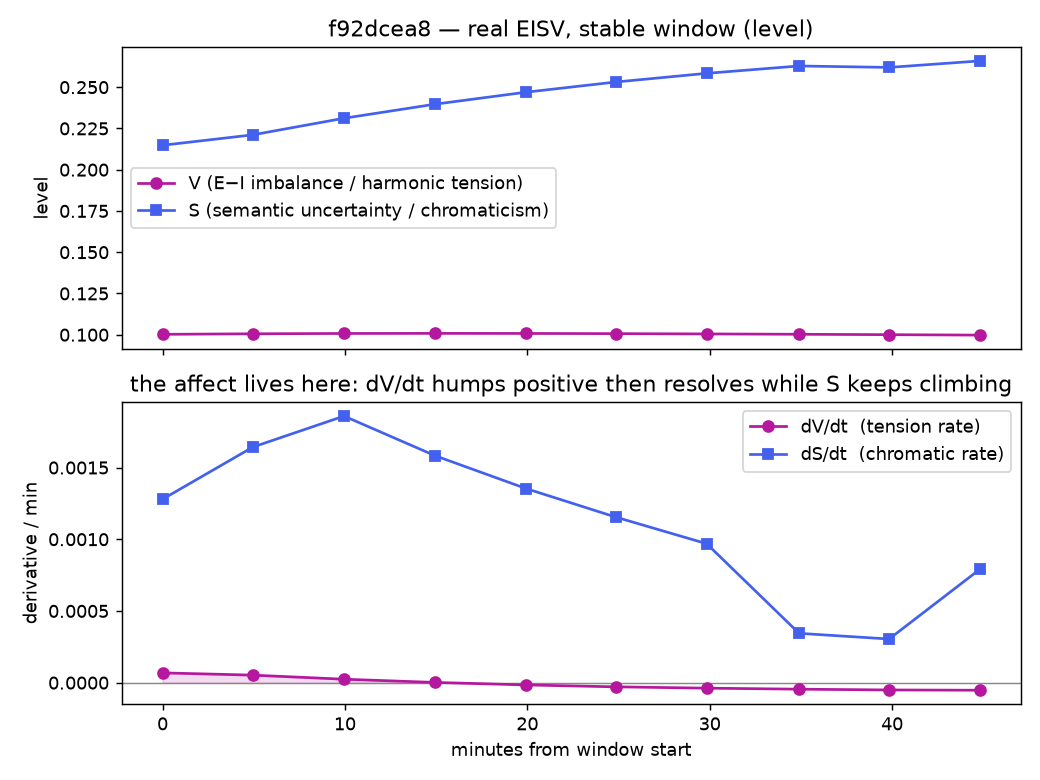

Write Python code to recreate this figure.
"""First-cut dV/dt analysis on real UNITARES EISV trajectories (pulled 2026-06-17)."""
import numpy as np, matplotlib; matplotlib.use("Agg")
import matplotlib.pyplot as plt
from datetime import datetime

# --- Real data: agent f92dcea8 recent_history (10 pts, ~5 min cadence) ---
ts = ["08:42:36","08:47:33","08:52:33","08:57:33","09:02:32",
      "09:07:28","09:12:26","09:17:30","09:22:26","09:27:24"]
t = np.array([ (datetime.strptime(x,"%H:%M:%S")-datetime.strptime(ts[0],"%H:%M:%S")).total_seconds()/60 for x in ts])
V = np.array([0.10023351,0.10057184,0.10075495,0.10081276,0.10077198,
              0.10065583,0.10048366,0.10027107,0.10002961,0.09976737])
S = np.array([0.21478645,0.22111891,0.23116809,0.23970979,0.24697020,
              0.25314155,0.25838720,0.26284603,0.26196939,0.26589093])
E = np.array([0.78578582,0.78467661,0.78370469,0.78285216,0.78210333,
              0.78144462,0.78086428,0.78035209,0.77989713,0.77948968])
I = np.array([0.68080759,0.68105985,0.68130170,0.68151915,0.68169830,
              0.68183414,0.68193020,0.68199433,0.68204060,0.68208248])

dV = np.gradient(V, t); dS = np.gradient(S, t); dEmI = np.gradient(E-I, t)

print("=== f92dcea8: derivative cut (stable window, no pause) ===")
print(f"V range        : {V.min():.5f}..{V.max():.5f}  (Δ={np.ptp(V):.5f})")
print(f"S range        : {S.min():.5f}..{S.max():.5f}  (Δ={np.ptp(S):.5f})  monotonic-up={np.all(np.diff(S)>0)}")
print(f"dV/dt sign flips: {np.sum(np.diff(np.sign(dV))!=0)}  (V humps then resolves)")
print(f"V peak at t=+{t[np.argmax(V)]:.0f}min, dV/dt crosses 0 there; S still rising")
# corr of level vs derivative against a 'stress' proxy = S (chromaticism)
print(f"corr(V_level, S)   = {np.corrcoef(V,S)[0,1]:+.3f}")
print(f"corr(dV/dt,  dS/dt)= {np.corrcoef(dV,dS)[0,1]:+.3f}")
print(f"corr(dV/dt,  E-I)  = {np.corrcoef(dV,(E-I))[0,1]:+.3f}  (dV tracks the imbalance, by construction)")

fig, ax = plt.subplots(2,1, figsize=(8,6), sharex=True)
ax[0].plot(t, V, "o-", color="#b5179e", label="V (E−I imbalance / harmonic tension)")
ax[0].plot(t, S, "s-", color="#4361ee", label="S (semantic uncertainty / chromaticism)")
ax[0].set_ylabel("level"); ax[0].legend(loc="center left"); ax[0].set_title("f92dcea8 — real EISV, stable window (level)")
ax[1].axhline(0, color="#888", lw=.8)
ax[1].plot(t, dV, "o-", color="#b5179e", label="dV/dt  (tension rate)")
ax[1].plot(t, dS, "s-", color="#4361ee", label="dS/dt  (chromatic rate)")
ax[1].fill_between(t, dV, 0, where=dV>0, color="#b5179e", alpha=.15)
ax[1].set_ylabel("derivative / min"); ax[1].set_xlabel("minutes from window start"); ax[1].legend(loc="upper right")
ax[1].set_title("the affect lives here: dV/dt humps positive then resolves while S keeps climbing")
plt.tight_layout(); plt.savefig("first_cut.png", dpi=130)
print("\nfigure -> .scratch/tonality/first_cut.png")
